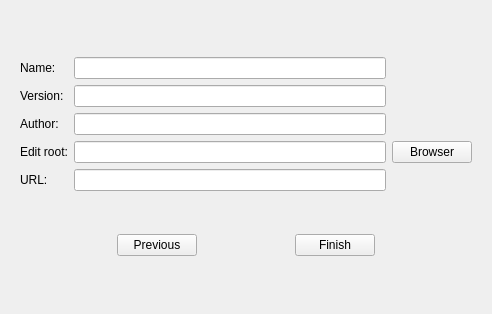
<?xml version="1.0" encoding="UTF-8"?>
<ui version="4.0">
 <class>NewDialog</class>
 <widget class="QDialog" name="NewDialog">
  <property name="geometry">
   <rect>
    <x>0</x>
    <y>0</y>
    <width>492</width>
    <height>314</height>
   </rect>
  </property>
  <property name="windowTitle">
   <string>NewDialog - QPhpEdit</string>
  </property>
  <layout class="QVBoxLayout" name="verticalLayout_3">
   <item>
    <widget class="QStackedWidget" name="m_stackedWidget">
     <property name="currentIndex">
      <number>1</number>
     </property>
     <widget class="QWidget" name="page">
      <property name="sizePolicy">
       <sizepolicy hsizetype="Expanding" vsizetype="Expanding">
        <horstretch>0</horstretch>
        <verstretch>0</verstretch>
       </sizepolicy>
      </property>
      <layout class="QVBoxLayout" name="verticalLayout">
       <item>
        <widget class="QSplitter" name="splitter">
         <property name="sizePolicy">
          <sizepolicy hsizetype="Expanding" vsizetype="Expanding">
           <horstretch>0</horstretch>
           <verstretch>0</verstretch>
          </sizepolicy>
         </property>
         <property name="orientation">
          <enum>Qt::Horizontal</enum>
         </property>
         <widget class="QLabel" name="m_image">
          <property name="text">
           <string/>
          </property>
         </widget>
         <widget class="QTreeWidget" name="m_typeFile">
          <property name="autoExpandDelay">
           <number>-1</number>
          </property>
          <column>
           <property name="text">
            <string notr="true">New...</string>
           </property>
          </column>
          <item>
           <property name="text">
            <string>Project</string>
           </property>
           <item>
            <property name="text">
             <string>PHP</string>
            </property>
           </item>
           <item>
            <property name="text">
             <string>(x)Html</string>
            </property>
           </item>
          </item>
          <item>
           <property name="text">
            <string>File</string>
           </property>
           <item>
            <property name="text">
             <string>Php</string>
            </property>
           </item>
           <item>
            <property name="text">
             <string>Html</string>
            </property>
           </item>
           <item>
            <property name="text">
             <string>Javascript</string>
            </property>
           </item>
           <item>
            <property name="text">
             <string>CSS</string>
            </property>
           </item>
           <item>
            <property name="text">
             <string>htaccess</string>
            </property>
           </item>
          </item>
         </widget>
        </widget>
       </item>
       <item>
        <layout class="QHBoxLayout" name="horizontalLayout">
         <property name="spacing">
          <number>4</number>
         </property>
         <item>
          <spacer name="horizontalSpacer">
           <property name="orientation">
            <enum>Qt::Horizontal</enum>
           </property>
           <property name="sizeHint" stdset="0">
            <size>
             <width>228</width>
             <height>20</height>
            </size>
           </property>
          </spacer>
         </item>
         <item>
          <widget class="QPushButton" name="m_cancel">
           <property name="text">
            <string>Cancel</string>
           </property>
          </widget>
         </item>
         <item>
          <widget class="QPushButton" name="m_ok">
           <property name="text">
            <string>Ok</string>
           </property>
          </widget>
         </item>
        </layout>
       </item>
      </layout>
     </widget>
     <widget class="QWidget" name="page_2">
      <layout class="QVBoxLayout" name="verticalLayout_2" stretch="1,0">
       <item>
        <layout class="QGridLayout" name="gridLayout" columnstretch="0,1,0">
         <item row="0" column="0">
          <widget class="QLabel" name="label_3">
           <property name="text">
            <string>Name:</string>
           </property>
          </widget>
         </item>
         <item row="0" column="1">
          <widget class="QLineEdit" name="m_name"/>
         </item>
         <item row="0" column="2">
          <spacer name="horizontalSpacer_2">
           <property name="orientation">
            <enum>Qt::Horizontal</enum>
           </property>
           <property name="sizeHint" stdset="0">
            <size>
             <width>40</width>
             <height>18</height>
            </size>
           </property>
          </spacer>
         </item>
         <item row="1" column="0">
          <widget class="QLabel" name="label_4">
           <property name="text">
            <string>Version:</string>
           </property>
          </widget>
         </item>
         <item row="1" column="1">
          <widget class="QLineEdit" name="m_version"/>
         </item>
         <item row="1" column="2">
          <spacer name="horizontalSpacer_3">
           <property name="orientation">
            <enum>Qt::Horizontal</enum>
           </property>
           <property name="sizeHint" stdset="0">
            <size>
             <width>40</width>
             <height>18</height>
            </size>
           </property>
          </spacer>
         </item>
         <item row="2" column="0">
          <widget class="QLabel" name="label_2">
           <property name="text">
            <string>Author:</string>
           </property>
          </widget>
         </item>
         <item row="2" column="1">
          <widget class="QLineEdit" name="m_author"/>
         </item>
         <item row="2" column="2">
          <spacer name="horizontalSpacer_4">
           <property name="orientation">
            <enum>Qt::Horizontal</enum>
           </property>
           <property name="sizeHint" stdset="0">
            <size>
             <width>40</width>
             <height>20</height>
            </size>
           </property>
          </spacer>
         </item>
         <item row="3" column="0">
          <widget class="QLabel" name="label_5">
           <property name="text">
            <string>Edit root:</string>
           </property>
          </widget>
         </item>
         <item row="3" column="1">
          <widget class="QLineEdit" name="m_root"/>
         </item>
         <item row="3" column="2">
          <widget class="QPushButton" name="m_browser">
           <property name="text">
            <string>Browser</string>
           </property>
          </widget>
         </item>
         <item row="4" column="0">
          <widget class="QLabel" name="label_6">
           <property name="text">
            <string>URL:</string>
           </property>
          </widget>
         </item>
         <item row="4" column="1">
          <widget class="QLineEdit" name="m_url"/>
         </item>
         <item row="4" column="2">
          <spacer name="horizontalSpacer_5">
           <property name="orientation">
            <enum>Qt::Horizontal</enum>
           </property>
           <property name="sizeHint" stdset="0">
            <size>
             <width>17</width>
             <height>20</height>
            </size>
           </property>
          </spacer>
         </item>
        </layout>
       </item>
       <item>
        <layout class="QHBoxLayout" name="horizontalLayout_7">
         <property name="spacing">
          <number>0</number>
         </property>
         <property name="sizeConstraint">
          <enum>QLayout::SetFixedSize</enum>
         </property>
         <item>
          <spacer name="horizontalSpacer_7">
           <property name="orientation">
            <enum>Qt::Horizontal</enum>
           </property>
           <property name="sizeHint" stdset="0">
            <size>
             <width>40</width>
             <height>20</height>
            </size>
           </property>
          </spacer>
         </item>
         <item>
          <widget class="QPushButton" name="m_previous">
           <property name="text">
            <string>Previous</string>
           </property>
          </widget>
         </item>
         <item>
          <spacer name="horizontalSpacer_6">
           <property name="orientation">
            <enum>Qt::Horizontal</enum>
           </property>
           <property name="sizeHint" stdset="0">
            <size>
             <width>40</width>
             <height>20</height>
            </size>
           </property>
          </spacer>
         </item>
         <item>
          <widget class="QPushButton" name="m_finish">
           <property name="text">
            <string>Finish</string>
           </property>
          </widget>
         </item>
         <item>
          <spacer name="horizontalSpacer_8">
           <property name="orientation">
            <enum>Qt::Horizontal</enum>
           </property>
           <property name="sizeHint" stdset="0">
            <size>
             <width>40</width>
             <height>20</height>
            </size>
           </property>
          </spacer>
         </item>
        </layout>
       </item>
      </layout>
      <zorder></zorder>
     </widget>
    </widget>
   </item>
  </layout>
 </widget>
 <resources/>
 <connections>
  <connection>
   <sender>m_previous</sender>
   <signal>clicked()</signal>
   <receiver>NewDialog</receiver>
   <slot>reject()</slot>
   <hints>
    <hint type="sourcelabel">
     <x>224</x>
     <y>458</y>
    </hint>
    <hint type="destinationlabel">
     <x>114</x>
     <y>447</y>
    </hint>
   </hints>
  </connection>
  <connection>
   <sender>m_cancel</sender>
   <signal>clicked()</signal>
   <receiver>NewDialog</receiver>
   <slot>reject()</slot>
   <hints>
    <hint type="sourcelabel">
     <x>471</x>
     <y>458</y>
    </hint>
    <hint type="destinationlabel">
     <x>402</x>
     <y>452</y>
    </hint>
   </hints>
  </connection>
 </connections>
</ui>
